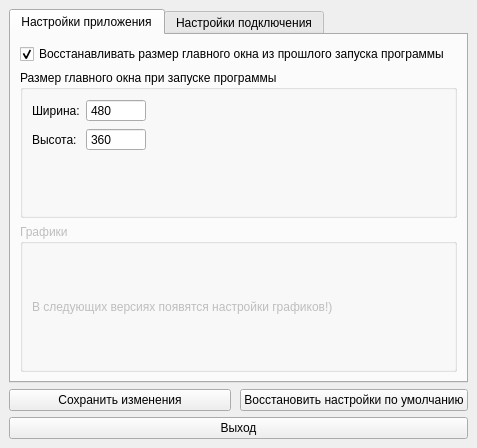
<?xml version="1.0" encoding="UTF-8"?>
<ui version="4.0">
 <class>FormSettings</class>
 <widget class="QWidget" name="FormSettings">
  <property name="geometry">
   <rect>
    <x>0</x>
    <y>0</y>
    <width>477</width>
    <height>448</height>
   </rect>
  </property>
  <property name="sizePolicy">
   <sizepolicy hsizetype="Preferred" vsizetype="Preferred">
    <horstretch>0</horstretch>
    <verstretch>0</verstretch>
   </sizepolicy>
  </property>
  <property name="minimumSize">
   <size>
    <width>477</width>
    <height>448</height>
   </size>
  </property>
  <property name="maximumSize">
   <size>
    <width>477</width>
    <height>448</height>
   </size>
  </property>
  <property name="windowTitle">
   <string>Настройки</string>
  </property>
  <property name="layoutDirection">
   <enum>Qt::LeftToRight</enum>
  </property>
  <property name="autoFillBackground">
   <bool>false</bool>
  </property>
  <layout class="QGridLayout" name="gridLayout" columnstretch="0,50,50">
   <property name="sizeConstraint">
    <enum>QLayout::SetDefaultConstraint</enum>
   </property>
   <property name="leftMargin">
    <number>9</number>
   </property>
   <property name="topMargin">
    <number>9</number>
   </property>
   <property name="rightMargin">
    <number>9</number>
   </property>
   <property name="bottomMargin">
    <number>9</number>
   </property>
   <property name="horizontalSpacing">
    <number>9</number>
   </property>
   <item row="0" column="0" colspan="3">
    <widget class="QTabWidget" name="tabWidget_settings">
     <property name="minimumSize">
      <size>
       <width>0</width>
       <height>0</height>
      </size>
     </property>
     <property name="styleSheet">
      <string notr="true">QTabWidget:tab-bar {alignment: center;}</string>
     </property>
     <property name="tabPosition">
      <enum>QTabWidget::North</enum>
     </property>
     <property name="currentIndex">
      <number>0</number>
     </property>
     <property name="elideMode">
      <enum>Qt::ElideLeft</enum>
     </property>
     <property name="documentMode">
      <bool>false</bool>
     </property>
     <property name="movable">
      <bool>false</bool>
     </property>
     <property name="tabBarAutoHide">
      <bool>false</bool>
     </property>
     <widget class="QWidget" name="tab_app">
      <attribute name="title">
       <string>Настройки приложения</string>
      </attribute>
      <layout class="QGridLayout" name="gridLayout_3">
       <item row="1" column="0">
        <widget class="QGroupBox" name="grB_mainWindowSize">
         <property name="title">
          <string>Размер главного окна при запуске программы</string>
         </property>
         <layout class="QFormLayout" name="formLayout">
          <item row="0" column="0">
           <widget class="QLabel" name="lb_mainWindowWidth">
            <property name="text">
             <string>Ширина:</string>
            </property>
           </widget>
          </item>
          <item row="0" column="1">
           <widget class="QSpinBox" name="spB_mainWindowWidth">
            <property name="maximumSize">
             <size>
              <width>60</width>
              <height>16777215</height>
             </size>
            </property>
            <property name="buttonSymbols">
             <enum>QAbstractSpinBox::NoButtons</enum>
            </property>
            <property name="minimum">
             <number>480</number>
            </property>
            <property name="maximum">
             <number>1920</number>
            </property>
           </widget>
          </item>
          <item row="1" column="0">
           <widget class="QLabel" name="lb_mainWindowHeight">
            <property name="text">
             <string>Высота:</string>
            </property>
           </widget>
          </item>
          <item row="1" column="1">
           <widget class="QSpinBox" name="spB_mainWindowHeight">
            <property name="maximumSize">
             <size>
              <width>60</width>
              <height>16777215</height>
             </size>
            </property>
            <property name="buttonSymbols">
             <enum>QAbstractSpinBox::NoButtons</enum>
            </property>
            <property name="minimum">
             <number>360</number>
            </property>
            <property name="maximum">
             <number>1080</number>
            </property>
           </widget>
          </item>
         </layout>
        </widget>
       </item>
       <item row="2" column="0">
        <widget class="QGroupBox" name="grB_graphics">
         <property name="enabled">
          <bool>false</bool>
         </property>
         <property name="title">
          <string>Графики</string>
         </property>
         <layout class="QVBoxLayout" name="verticalLayout">
          <item>
           <widget class="QLabel" name="label">
            <property name="enabled">
             <bool>false</bool>
            </property>
            <property name="text">
             <string>В следующих версиях появятся настройки графиков!)</string>
            </property>
           </widget>
          </item>
         </layout>
        </widget>
       </item>
       <item row="0" column="0">
        <widget class="QCheckBox" name="chB_saveMainWindowSize">
         <property name="text">
          <string>Восстанавливать размер главного окна из прошлого запуска программы</string>
         </property>
         <property name="checked">
          <bool>true</bool>
         </property>
        </widget>
       </item>
      </layout>
     </widget>
     <widget class="QWidget" name="tab_database">
      <attribute name="title">
       <string>Настройки подключения</string>
      </attribute>
      <layout class="QGridLayout" name="gridLayout_2" columnstretch="0,0,0,0,0">
       <item row="3" column="2">
        <spacer name="horizontalSpacer_2">
         <property name="orientation">
          <enum>Qt::Horizontal</enum>
         </property>
         <property name="sizeHint" stdset="0">
          <size>
           <width>40</width>
           <height>20</height>
          </size>
         </property>
        </spacer>
       </item>
       <item row="1" column="0" colspan="5">
        <widget class="QGroupBox" name="grB_user">
         <property name="title">
          <string>Пользователь</string>
         </property>
         <layout class="QGridLayout" name="gridLayout_4" columnstretch="0,0,70">
          <property name="horizontalSpacing">
           <number>9</number>
          </property>
          <property name="verticalSpacing">
           <number>6</number>
          </property>
          <item row="0" column="2">
           <widget class="QLineEdit" name="le_login">
            <property name="maxLength">
             <number>40</number>
            </property>
           </widget>
          </item>
          <item row="1" column="2">
           <widget class="QLineEdit" name="le_pass">
            <property name="sizePolicy">
             <sizepolicy hsizetype="Expanding" vsizetype="Fixed">
              <horstretch>0</horstretch>
              <verstretch>0</verstretch>
             </sizepolicy>
            </property>
            <property name="maxLength">
             <number>40</number>
            </property>
            <property name="echoMode">
             <enum>QLineEdit::Password</enum>
            </property>
           </widget>
          </item>
          <item row="0" column="0">
           <widget class="QLabel" name="lb_login">
            <property name="text">
             <string>Логин:</string>
            </property>
           </widget>
          </item>
          <item row="3" column="0" colspan="3">
           <widget class="QCheckBox" name="chB_savePass">
            <property name="text">
             <string>Сохранять пароль в файле настроек программы</string>
            </property>
            <property name="checked">
             <bool>true</bool>
            </property>
           </widget>
          </item>
          <item row="1" column="0">
           <widget class="QLabel" name="lb_pass">
            <property name="text">
             <string>Пароль:</string>
            </property>
           </widget>
          </item>
          <item row="0" column="1">
           <spacer name="horizontalSpacer">
            <property name="orientation">
             <enum>Qt::Horizontal</enum>
            </property>
            <property name="sizeHint" stdset="0">
             <size>
              <width>40</width>
              <height>20</height>
             </size>
            </property>
           </spacer>
          </item>
          <item row="2" column="0" colspan="3">
           <widget class="QCheckBox" name="chB_showPass">
            <property name="text">
             <string>Показывать пароль</string>
            </property>
           </widget>
          </item>
         </layout>
        </widget>
       </item>
       <item row="3" column="1">
        <widget class="QSpinBox" name="spB_numOfConnectionAttempts">
         <property name="maximumSize">
          <size>
           <width>50</width>
           <height>22</height>
          </size>
         </property>
         <property name="minimum">
          <number>0</number>
         </property>
         <property name="maximum">
          <number>10</number>
         </property>
         <property name="value">
          <number>0</number>
         </property>
        </widget>
       </item>
       <item row="3" column="0">
        <widget class="QLabel" name="lb_numOfConnectionAttempts">
         <property name="minimumSize">
          <size>
           <width>0</width>
           <height>0</height>
          </size>
         </property>
         <property name="maximumSize">
          <size>
           <width>16777215</width>
           <height>16777215</height>
          </size>
         </property>
         <property name="text">
          <string>Попыток подключения:
(0 - бесконечно)</string>
         </property>
        </widget>
       </item>
       <item row="0" column="0" colspan="5">
        <widget class="QGroupBox" name="grB_connect">
         <property name="title">
          <string>Подключение</string>
         </property>
         <layout class="QGridLayout" name="gridLayout_5" columnstretch="0,0">
          <item row="0" column="1">
           <widget class="QLineEdit" name="le_hostname">
            <property name="maxLength">
             <number>40</number>
            </property>
           </widget>
          </item>
          <item row="2" column="0">
           <widget class="QLabel" name="lb_port">
            <property name="text">
             <string>Порт:</string>
            </property>
           </widget>
          </item>
          <item row="0" column="0">
           <widget class="QLabel" name="lb_hostname">
            <property name="text">
             <string>Имя хоста:</string>
            </property>
           </widget>
          </item>
          <item row="2" column="1">
           <widget class="QSpinBox" name="spB_port">
            <property name="minimum">
             <number>1024</number>
            </property>
            <property name="maximum">
             <number>49151</number>
            </property>
            <property name="value">
             <number>5432</number>
            </property>
           </widget>
          </item>
          <item row="1" column="1">
           <widget class="QLineEdit" name="le_dbName">
            <property name="maxLength">
             <number>40</number>
            </property>
           </widget>
          </item>
          <item row="1" column="0">
           <widget class="QLabel" name="lb_dbName">
            <property name="text">
             <string>Имя базы данных:</string>
            </property>
           </widget>
          </item>
         </layout>
        </widget>
       </item>
       <item row="3" column="4">
        <widget class="QSpinBox" name="spB_timeout">
         <property name="minimum">
          <number>3</number>
         </property>
         <property name="maximum">
          <number>30</number>
         </property>
         <property name="value">
          <number>5</number>
         </property>
        </widget>
       </item>
       <item row="3" column="3">
        <widget class="QLabel" name="lb_timeout">
         <property name="text">
          <string>Время между попытками(сек):</string>
         </property>
        </widget>
       </item>
       <item row="2" column="0" colspan="5">
        <widget class="QCheckBox" name="chB_autoConnect">
         <property name="text">
          <string>Подключаться к базе данных при запуске программы</string>
         </property>
         <property name="checked">
          <bool>true</bool>
         </property>
        </widget>
       </item>
      </layout>
     </widget>
    </widget>
   </item>
   <item row="2" column="0" colspan="3">
    <widget class="QPushButton" name="pb_cancel">
     <property name="minimumSize">
      <size>
       <width>180</width>
       <height>0</height>
      </size>
     </property>
     <property name="text">
      <string>Выход</string>
     </property>
    </widget>
   </item>
   <item row="1" column="2">
    <widget class="QPushButton" name="pb_default">
     <property name="text">
      <string>Восстановить настройки по умолчанию</string>
     </property>
    </widget>
   </item>
   <item row="1" column="0" colspan="2">
    <widget class="QPushButton" name="pb_save">
     <property name="minimumSize">
      <size>
       <width>180</width>
       <height>0</height>
      </size>
     </property>
     <property name="text">
      <string>Сохранить изменения</string>
     </property>
    </widget>
   </item>
  </layout>
 </widget>
 <tabstops>
  <tabstop>tabWidget_settings</tabstop>
  <tabstop>chB_saveMainWindowSize</tabstop>
  <tabstop>spB_mainWindowWidth</tabstop>
  <tabstop>spB_mainWindowHeight</tabstop>
  <tabstop>le_hostname</tabstop>
  <tabstop>le_dbName</tabstop>
  <tabstop>spB_port</tabstop>
  <tabstop>le_login</tabstop>
  <tabstop>le_pass</tabstop>
  <tabstop>chB_showPass</tabstop>
  <tabstop>chB_savePass</tabstop>
  <tabstop>chB_autoConnect</tabstop>
  <tabstop>spB_numOfConnectionAttempts</tabstop>
  <tabstop>spB_timeout</tabstop>
  <tabstop>pb_save</tabstop>
  <tabstop>pb_default</tabstop>
  <tabstop>pb_cancel</tabstop>
 </tabstops>
 <resources/>
 <connections/>
</ui>
